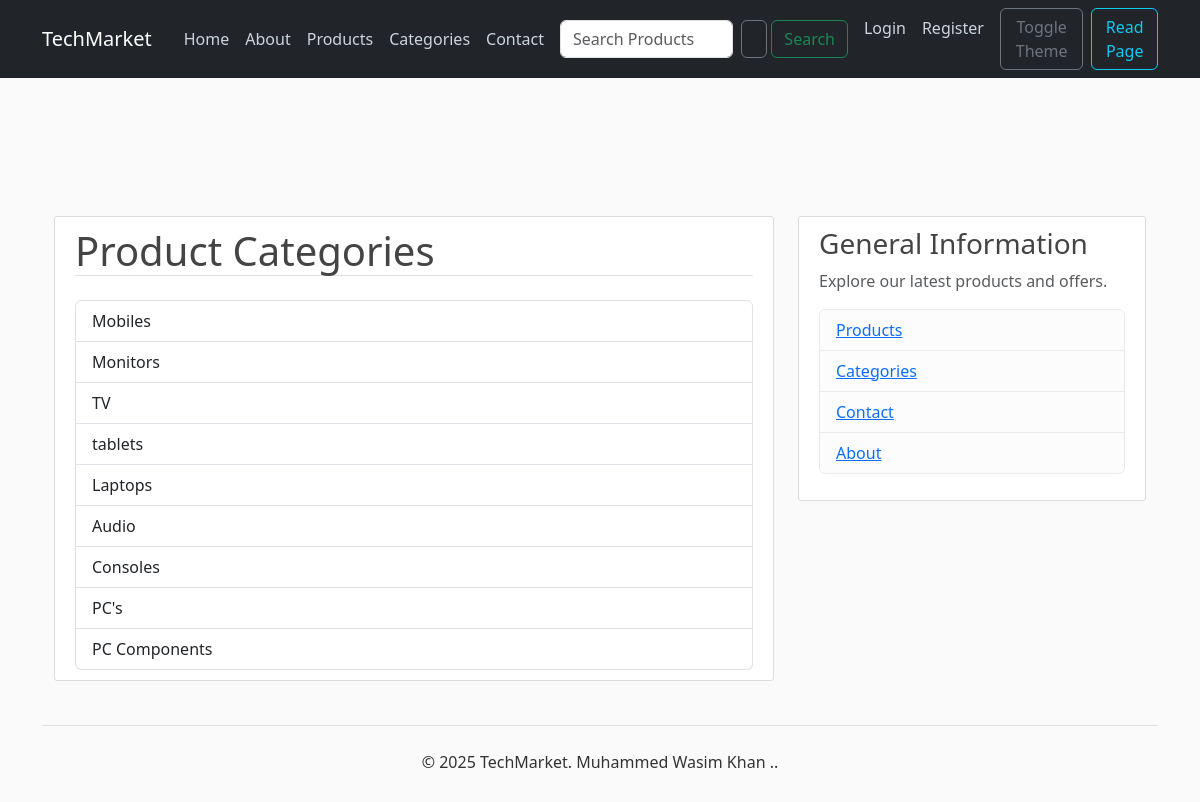
Page /categories/ on the committed database.
### TechMarket/models.py (models this page shows, shortened)
class Category(models.Model):
    name = models.CharField(max_length=100, unique=True)
    slug = models.SlugField(max_length=100, unique=True, blank=True)
    class Meta:
        verbose_name_plural = "Categories"

### TechMarket/views.py (the view)
# urls.py: path('categories/', CategoryListView.as_view(), name='category-list'),
class CategoryListView(ListView):
    model = Category
    template_name = 'techmarket/category_list.html'
    context_object_name = 'categories'
    def get_context_data(self, **kwargs):
        context = super().get_context_data(**kwargs)
        context['title'] = 'Product Categories'
        return context

### TechMarket/templates/techmarket/category_list.html
{% extends "techmarket/base.html" %}
{% block content %}
  <div class="content-section">
    <h1 class="mb-4 border-bottom">Product Categories</h1>
    {% if categories %}
      <div class="list-group">
        {% for category in categories %}
          <a href="{% url 'techmarket:product-list-by-category' category.slug %}" class="list-group-item list-group-item-action">
            {{ category.name }}
          </a>
        {% endfor %}
      </div>
    {% else %}
      <p>No categories found.</p>
    {% endif %}
  </div>
{% endblock content %}

### TechMarket/static/css/styles.css (style rules this page uses)
body { background: #fafafa; color: #333333; margin-top: 5rem; }
h1, h2, h3, h4, h5, h6 { color: #444444; }
.content-section { background: #ffffff; padding: 10px 20px; border: 1px solid #dddddd; border-radius: 3px; margin-bottom: 20px; }
body { display: flex; flex-direction: column; min-height: 100vh; }

### rows in the picture
Category: name "Mobiles"
Category: name "Monitors"
Category: name "TV"
Category: name "tablets"
Category: name "Laptops"
Category: name "Audio"
Category: name "Consoles"
Category: name "PC's"
Category: name "PC Components"
